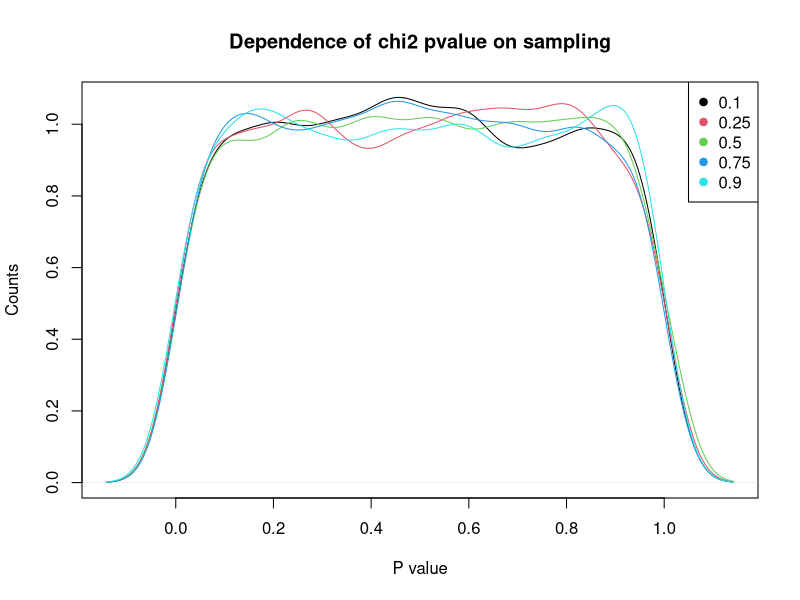

Reproduce this figure in R.
## a software to test if sampling schemes (given fair sampling per pop) affects p-values
## we have two populations the first contains 10000 individuals and the second 100000.
p1 <- 0.2
p2 <- 0.2
N1 <- 10000
N2 <- 100000

## generate two populations
pop1 <- sample(c(0,1), size=N1, replace=TRUE, prob=c(p1, 1-p1))
pop2 <- sample(c(0,1), size=N2, replace=TRUE, prob=c(p2, 1-p2))


##k <- 2000
##p <- (1:(k-1))/k
##p
## p represents the percentage of the first population in the sample
p  <- c(0.1, ## fair sampling according to the popsize
        0.25,
        0.5,
        0.75,
        0.9)

replications <- 5000
pvalues <- matrix(NA, nrow=length(p), ncol=replications)
samplesize=800
for(i in 1:length(p)){
    ## sample size per population
    n1 <- samplesize*p[i]
    n2 <- samplesize*(1-p[i])
    ## get a sample
    for(j in 1:replications){
        sample1 <- sample(pop1, n1)
        sample2 <- sample(pop2, n2)
        ## count the 0s and 1s
        count1 <- table(factor(sample1, levels=c(0,1)))
        count2 <- table(factor(sample2, levels=c(0,1)))
        ## construct the matrix for the chi2
        mat <- matrix(c(count1, count2), nrow=2)
        xx <- chisq.test(mat, correct=FALSE)$p.value
        pvalues[i,j] <- xx
    }
}

maxden <- max(apply(pvalues, 1, function(x){ max(density(x)$y) }))
pdf("densities_chiSquare_equal.pdf")
plot(density(pvalues[1,]), xlab = "P value", ylab="Counts", type='l', col=1, ylim = c(0, maxden), main="Dependence of chi2 pvalue on sampling")
for(i in 2:length(p)){
    points(density(pvalues[i,]), type='l', col=i)
}
legend("topright", legend=p, pch=19, col=1:length(p))
dev.off()
    
